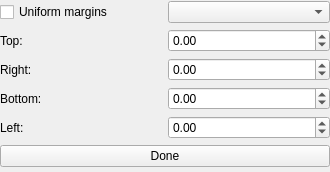
<?xml version="1.0" encoding="UTF-8"?>
<ui version="4.0">
 <class>KLFMarginsEditor</class>
 <widget class="QWidget" name="KLFMarginsEditor">
  <property name="geometry">
   <rect>
    <x>0</x>
    <y>0</y>
    <width>330</width>
    <height>172</height>
   </rect>
  </property>
  <property name="windowTitle">
   <string>Margins</string>
  </property>
  <layout class="QGridLayout" name="gridLayout">
   <property name="leftMargin">
    <number>0</number>
   </property>
   <property name="topMargin">
    <number>0</number>
   </property>
   <property name="rightMargin">
    <number>0</number>
   </property>
   <property name="bottomMargin">
    <number>0</number>
   </property>
   <property name="verticalSpacing">
    <number>5</number>
   </property>
   <item row="0" column="0">
    <widget class="QCheckBox" name="chkUniform">
     <property name="text">
      <string>Uniform margins</string>
     </property>
    </widget>
   </item>
   <item row="0" column="1">
    <widget class="KLFUnitChooser" name="cbxUnits">
     <property name="klfUnits" stdset="0">
      <string>Postscript Point=pt=1;Millimeter=mm=2.835;Centimeter=cm=28.35;1/8 th inch=1/8 in=9;Inch=in=72</string>
     </property>
    </widget>
   </item>
   <item row="1" column="0">
    <widget class="QLabel" name="lblTBorderOffset">
     <property name="text">
      <string>Top:</string>
     </property>
     <property name="wordWrap">
      <bool>false</bool>
     </property>
    </widget>
   </item>
   <item row="1" column="1">
    <widget class="KLFUnitSpinBox" name="spnTop">
     <property name="decimals">
      <number>2</number>
     </property>
     <property name="minimum">
      <double>-9999.000000000000000</double>
     </property>
     <property name="maximum">
      <double>9999.000000000000000</double>
     </property>
     <property name="singleStep">
      <double>1.000000000000000</double>
     </property>
     <property name="value">
      <double>0.000000000000000</double>
     </property>
     <property name="showUnitSuffix" stdset="0">
      <bool>true</bool>
     </property>
    </widget>
   </item>
   <item row="2" column="0">
    <widget class="QLabel" name="lblRBorderOffset">
     <property name="text">
      <string>Right:</string>
     </property>
     <property name="wordWrap">
      <bool>false</bool>
     </property>
    </widget>
   </item>
   <item row="2" column="1">
    <widget class="KLFUnitSpinBox" name="spnRight">
     <property name="decimals">
      <number>2</number>
     </property>
     <property name="minimum">
      <double>-9999.000000000000000</double>
     </property>
     <property name="maximum">
      <double>9999.000000000000000</double>
     </property>
     <property name="singleStep">
      <double>1.000000000000000</double>
     </property>
     <property name="value">
      <double>0.000000000000000</double>
     </property>
     <property name="showUnitSuffix" stdset="0">
      <bool>true</bool>
     </property>
    </widget>
   </item>
   <item row="3" column="0">
    <widget class="QLabel" name="lblBBorderOffset">
     <property name="text">
      <string>Bottom:</string>
     </property>
     <property name="wordWrap">
      <bool>false</bool>
     </property>
    </widget>
   </item>
   <item row="3" column="1">
    <widget class="KLFUnitSpinBox" name="spnBottom">
     <property name="decimals">
      <number>2</number>
     </property>
     <property name="minimum">
      <double>-9999.000000000000000</double>
     </property>
     <property name="maximum">
      <double>9999.000000000000000</double>
     </property>
     <property name="singleStep">
      <double>1.000000000000000</double>
     </property>
     <property name="value">
      <double>0.000000000000000</double>
     </property>
     <property name="showUnitSuffix" stdset="0">
      <bool>true</bool>
     </property>
    </widget>
   </item>
   <item row="4" column="0">
    <widget class="QLabel" name="lblLBorderOffset">
     <property name="text">
      <string>Left:</string>
     </property>
     <property name="wordWrap">
      <bool>false</bool>
     </property>
    </widget>
   </item>
   <item row="4" column="1">
    <widget class="KLFUnitSpinBox" name="spnLeft">
     <property name="decimals">
      <number>2</number>
     </property>
     <property name="minimum">
      <double>-9999.000000000000000</double>
     </property>
     <property name="maximum">
      <double>9999.000000000000000</double>
     </property>
     <property name="singleStep">
      <double>1.000000000000000</double>
     </property>
     <property name="value">
      <double>0.000000000000000</double>
     </property>
     <property name="showUnitSuffix" stdset="0">
      <bool>true</bool>
     </property>
    </widget>
   </item>
   <item row="5" column="0" colspan="2">
    <widget class="QPushButton" name="btnDone">
     <property name="text">
      <string>Done</string>
     </property>
     <property name="icon">
      <iconset resource="../klfres.qrc">
       <normaloff>:/pics/ok.png</normaloff>:/pics/ok.png</iconset>
     </property>
    </widget>
   </item>
  </layout>
 </widget>
 <customwidgets>
  <customwidget>
   <class>KLFUnitSpinBox</class>
   <extends>QDoubleSpinBox</extends>
   <header location="global">klfunitinput.h</header>
   <slots>
    <slot>setUnit(double)</slot>
    <slot>setUnitWithSuffix(double,QString)</slot>
   </slots>
  </customwidget>
  <customwidget>
   <class>KLFUnitChooser</class>
   <extends>QComboBox</extends>
   <header location="global">klfunitinput.h</header>
   <slots>
    <signal>unitChanged(double,QString)</signal>
    <signal>unitChanged(double)</signal>
   </slots>
  </customwidget>
 </customwidgets>
 <resources>
  <include location="../klfres.qrc"/>
 </resources>
 <connections/>
</ui>
